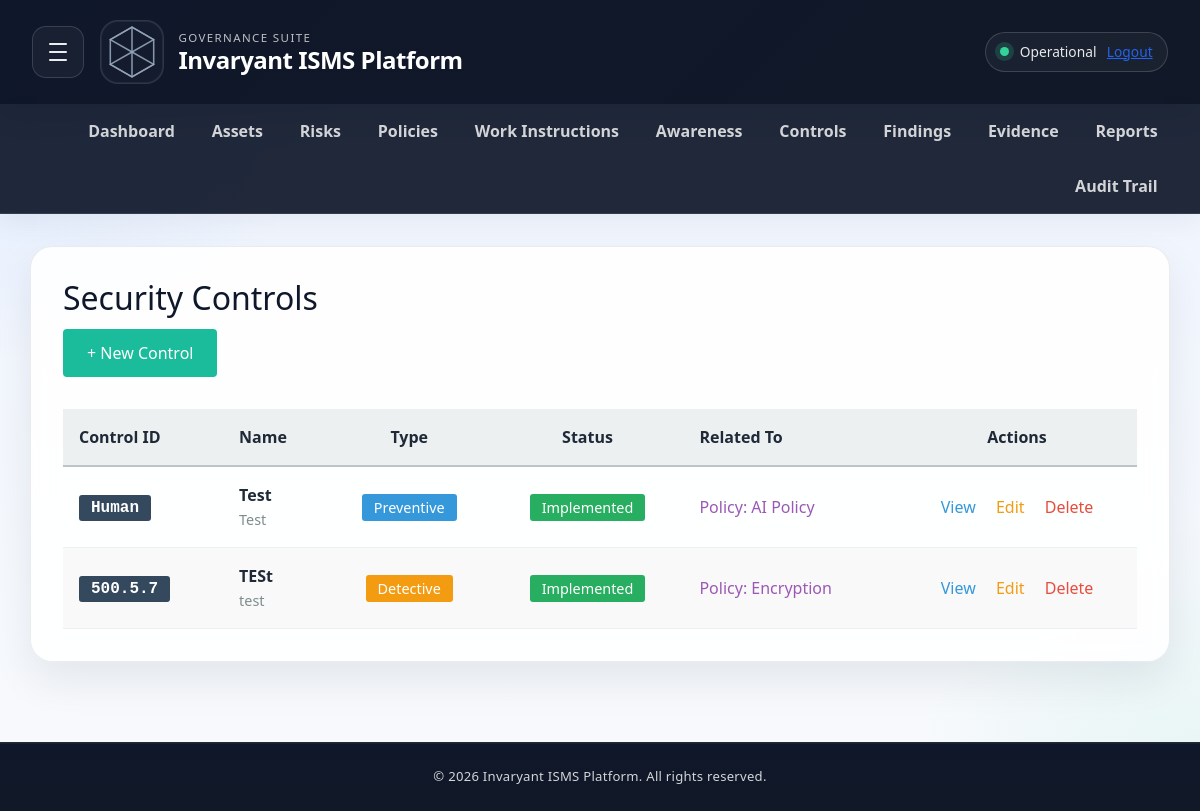
The app's page /controls (signed in) with its own data.
### app/models.py (models this page shows, shortened)
class Control(db.Model):
    __tablename__ = 'controls'
    id = db.Column(db.Integer, primary_key=True)
    tenant_id = db.Column(db.Integer, db.ForeignKey('tenants.id'), nullable=False, default=1)
    control_id = db.Column(db.String(20))
    name = db.Column(db.String(200), nullable=False)
    description = db.Column(db.Text)
    control_type = db.Column(db.String(50))
    implementation_status = db.Column(db.String(50), default='Not Implemented')
    risk_id = db.Column(db.Integer, db.ForeignKey('risks.id'), nullable=True)
    policy_id = db.Column(db.Integer, db.ForeignKey('policies.id'), nullable=True)
    created_by_user_id = db.Column(db.Integer, db.ForeignKey('users.id'), nullable=True)
    risk = db.relationship('Risk', backref='controls')
    policy = db.relationship('Policy', backref='controls')

class Policy(db.Model):
    __tablename__ = 'policies'
    __table_args__ = (
        db.Index('ix_policies_tenant_id', 'tenant_id'),
    )
    id = db.Column(db.Integer, primary_key=True)
    tenant_id = db.Column(db.Integer, db.ForeignKey('tenants.id'), nullable=False, default=1)
    title = db.Column(db.String(200), nullable=False)
    version = db.Column(db.String(20), default='1.0')
    owner = db.Column(db.String(100))
    status = db.Column(db.String(50), default='Draft')
    approved_date = db.Column(db.DateTime, nullable=True)
    review_date = db.Column(db.DateTime, nullable=True)
    content_summary = db.Column(db.Text)
    document_filename = db.Column(db.String(255), nullable=True)
    document_path = db.Column(db.String(500), nullable=True)
    mime_type = db.Column(db.String(100), nullable=True)
    file_size = db.Column(db.Integer, default=0)
    created_at = db.Column(db.DateTime, default=datetime.utcnow)
    created_by_user_id = db.Column(db.Integer, db.ForeignKey('users.id'), nullable=True)

### app/routes.py (the view)
@main.route('/controls')
@login_required
def controls_list():
    controls = Control.query.filter_by(tenant_id=current_user.tenant_id).all()
    return render_template('controls_list.html', controls=controls)

### app/templates/controls_list.html (shortened to what this page needs)
{% extends "base.html" %}
{% block content %}
<h2>Security Controls</h2>
<div style="margin-bottom: 2rem;">
    <a href="/controls/new" style="background-color: #1abc9c; color: white; padding: 0.75rem 1.5rem; border-radius: 4px; text-decoration: none; display: inline-block;">
        + New Control
    </a>
</div>
{% if controls %}
<table style="width: 100%; border-collapse: collapse;">
    <thead>
        <tr style="background-color: #ecf0f1; border-bottom: 2px solid #bdc3c7;">
            <th style="padding: 1rem; text-align: left;">Control ID</th>
            <th style="padding: 1rem; text-align: left;">Name</th>
            <th style="padding: 1rem; text-align: center;">Type</th>
            <th style="padding: 1rem; text-align: center;">Status</th>
            <th style="padding: 1rem; text-align: left;">Related To</th>
            <th style="padding: 1rem; text-align: center;">Actions</th>
        </tr>
    </thead>
    <tbody>
        {% for control in controls %}
        <tr style="border-bottom: 1px solid #ecf0f1; {% if loop.index % 2 == 0 %}background-color: #f9f9f9;{% endif %}">
            <td style="padding: 1rem;">
                <span style="background-color: #34495e; color: white; padding: 0.25rem 0.75rem; border-radius: 3px; font-family: monospace; font-weight: bold;">
                    {{ control.control_id or 'N/A' }}
                </span>
            </td>
            <td style="padding: 1rem;">
                <strong>{{ control.name }}</strong>
                {% if control.description %}
                <br>
                <span style="color: #7f8c8d; font-size: 0.9rem;">{{ control.description[:50] }}{% if control.description|length > 50 %}...{% endif %}</span>
                {% endif %}
            </td>
            <td style="padding: 1rem; text-align: center;">
                <span style="background-color: {% if control.control_type == 'Preventive' %}#3498db{% elif control.control_type == 'Detective' %}#f39c12{% else %}#e74c3c{% endif %}; color: white; padding: 0.25rem 0.75rem; border-radius: 3px; font-size: 0.9rem;">
                    {{ control.control_type or 'N/A' }}
                </span>
            </td>
            <td style="padding: 1rem; text-align: center;">
                <span style="background-color: {% if control.implementation_status == 'Implemented' %}#27ae60{% elif control.implementation_status == 'Partially Implemented' %}#f39c12{% else %}#95a5a6{% endif %}; color: white; padding: 0.25rem 0.75rem; border-radius: 3px; font-size: 0.9rem;">
                    {{ control.implementation_status or 'Not Implemented' }}
                </span>
            </td>
            <td style="padding: 1rem;">
                {% if control.risk %}
                <a href="/risks/{{ control.risk.id }}" style="color: #e74c3c; text-decoration: none;">Risk: {{ control.risk.title[:20] }}</a>
                {% elif control.policy %}
                <a href="/policies/{{ control.policy.id }}" style="color: #9b59b6; text-decoration: none;">Policy: {{ control.policy.title[:20] }}</a>
                {% else %}
                <span style="color: #95a5a6;">—</span>
                {% endif %}
            </td>
            <td style="padding: 1rem; text-align: center;">
                <a href="/controls/{{ control.id }}" style="color: #3498db; text-decoration: none; margin-right: 1rem;">View</a>
                <a href="/controls/{{ control.id }}/edit" style="color: #f39c12; text-decoration: none; margin-right: 1rem;">Edit</a>
                <a href="/controls/{{ control.id }}/delete" style="color: #e74c3c; text-decoration: none;" onclick="return confirm('Are you sure?');">Delete</a>
            </td>
        </tr>
        {% endfor %}
    </tbody>
</table>
{% else %}
<div style="background-color: #ecf0f1; padding: 2rem; border-radius: 4px; text-align: center;">
    <p style="color: #7f8c8d; font-size: 1.1rem;">No controls found.</p>
    <a href="/controls/new" style="color: #1abc9c; text-decoration: none;">Create the first control</a>
</div>
{% endif %}
{% endblock %}

### app/static/style.css (style rules this page uses)
:root { --isms-navy: #0f172a; --isms-navy-soft: #1e293b; --isms-blue: #2563eb; --isms-accent: #3b82f6; --isms-danger: #ef4444; --isms-warning: #f59e0b; --isms-success: #10b981; --isms-bg: #f4f7fb; --isms-panel: rgba(255, 255, 255, 0.88); --isms-border: rgba(15, 23, 42, 0.08); --isms-text: #1f2937; --isms-muted: #64748b; --isms-shadow: 0 18px 40px rgba(15, 23, 42, 0.08); }
* { margin: 0; padding: 0; box-sizing: border-box; }
body { background: radial-gradient(circle at top left, rgba(59, 130, 246, 0.12), transparent 25%), radial-gradient(circle at bottom right, rgba(16, 185, 129, 0.08), transparent 20%), linear-gradient(180deg, #eef4ff 0%, #f8fafc 100%); font-family: 'Segoe UI', Roboto, -apple-system, sans-serif; color: var(--isms-text); line-height: 1.5; }
h1, h2, h3, h4, h5, h6 { color: var(--isms-navy); margin-bottom: 0.75rem; }
a { color: var(--isms-blue); }

### records on screen
Control: control "Human", name "Test", description "Test", control_type "Preventive", implementation_status "Implemented", policy "AI Policy"
Control: control "500.5.7", name "TESt", description "test", control_type "Detective", implementation_status "Implemented", policy "Encryption"
